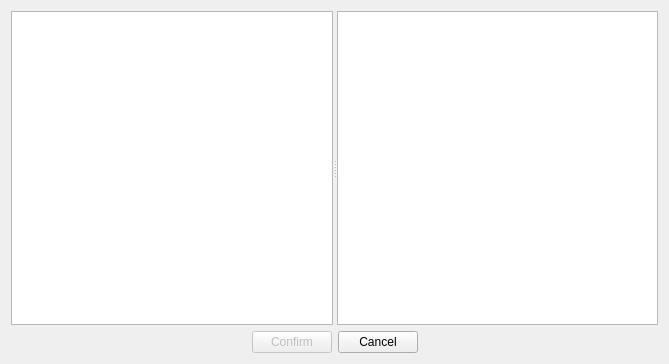
<?xml version="1.0" encoding="UTF-8"?>
<ui version="4.0">
 <class>ReferenceChooseDialog</class>
 <widget class="QDialog" name="ReferenceChooseDialog">
  <property name="geometry">
   <rect>
    <x>0</x>
    <y>0</y>
    <width>669</width>
    <height>364</height>
   </rect>
  </property>
  <property name="windowTitle">
   <string>Node Path Choose</string>
  </property>
  <layout class="QVBoxLayout" name="verticalLayout">
   <item>
    <widget class="QSplitter" name="splitter">
     <property name="orientation">
      <enum>Qt::Horizontal</enum>
     </property>
     <widget class="QTreeWidget" name="m_treeWidget">
      <property name="headerHidden">
       <bool>true</bool>
      </property>
      <column>
       <property name="text">
        <string notr="true">1</string>
       </property>
      </column>
     </widget>
     <widget class="QTreeWidget" name="m_treeWidgetProperty">
      <property name="headerHidden">
       <bool>true</bool>
      </property>
      <column>
       <property name="text">
        <string notr="true">1</string>
       </property>
      </column>
     </widget>
    </widget>
   </item>
   <item>
    <layout class="QHBoxLayout" name="horizontalLayout">
     <item>
      <spacer name="horizontalSpacer">
       <property name="orientation">
        <enum>Qt::Horizontal</enum>
       </property>
       <property name="sizeHint" stdset="0">
        <size>
         <width>40</width>
         <height>20</height>
        </size>
       </property>
      </spacer>
     </item>
     <item>
      <widget class="QPushButton" name="m_ok">
       <property name="enabled">
        <bool>false</bool>
       </property>
       <property name="text">
        <string>Confirm</string>
       </property>
      </widget>
     </item>
     <item>
      <widget class="QPushButton" name="m_cancel">
       <property name="text">
        <string>Cancel</string>
       </property>
      </widget>
     </item>
     <item>
      <spacer name="horizontalSpacer_2">
       <property name="orientation">
        <enum>Qt::Horizontal</enum>
       </property>
       <property name="sizeHint" stdset="0">
        <size>
         <width>40</width>
         <height>20</height>
        </size>
       </property>
      </spacer>
     </item>
    </layout>
   </item>
  </layout>
 </widget>
 <resources/>
 <connections>
  <connection>
   <sender>m_ok</sender>
   <signal>clicked()</signal>
   <receiver>ReferenceChooseDialog</receiver>
   <slot>accept()</slot>
   <hints>
    <hint type="sourcelabel">
     <x>182</x>
     <y>302</y>
    </hint>
    <hint type="destinationlabel">
     <x>257</x>
     <y>300</y>
    </hint>
   </hints>
  </connection>
  <connection>
   <sender>m_cancel</sender>
   <signal>clicked()</signal>
   <receiver>ReferenceChooseDialog</receiver>
   <slot>reject()</slot>
   <hints>
    <hint type="sourcelabel">
     <x>81</x>
     <y>299</y>
    </hint>
    <hint type="destinationlabel">
     <x>16</x>
     <y>299</y>
    </hint>
   </hints>
  </connection>
 </connections>
</ui>
